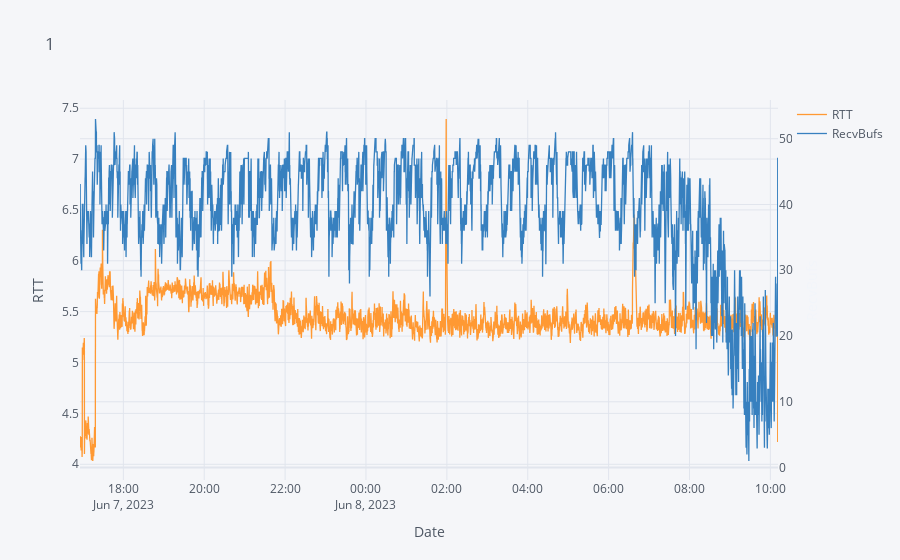

The notebook cell saved with this chart:
### Code cell
import import_ipynb
import all
all.merge('files/decoder-1080p1-2023-06-08-10h11m22s.csv','files/decoder-1080p2-2023-06-08-10h10m54s.csv')

### Figure 1 — Plotly figure (JSON) as saved in the notebook; plotly's stock layout.template omitted (floating-point values rounded to 4 significant figures; data arrays with more than 128 entries replaced by an {"elided": "..."} marker saying what was removed)
{"data": [{"line": {"color": "rgba(255, 153, 51, 1.0)", "dash": "solid", "shape": "linear", "width": 1.3}, "mode": "lines", "name": "RTT", "text": "", "x": {"elided": "12425 str values"}, "y": {"elided": "12425 float values"}, "type": "scatter"}, {"line": {"color": "rgba(55, 128, 191, 1.0)", "dash": "solid", "shape": "linear", "width": 1.3}, "mode": "lines", "name": "RecvBufs", "text": "", "x": {"elided": "12425 str values"}, "y": {"elided": "12425 int values"}, "type": "scatter", "xaxis": "x", "yaxis": "y2"}], "layout": {"legend": {"bgcolor": "#F5F6F9", "font": {"color": "#4D5663"}}, "paper_bgcolor": "#F5F6F9", "plot_bgcolor": "#F5F6F9", "title": {"text": "1", "font": {"color": "#4D5663"}}, "xaxis": {"gridcolor": "#E1E5ED", "showgrid": true, "tickfont": {"color": "#4D5663"}, "title": {"text": "Date", "font": {"color": "#4D5663"}}, "zerolinecolor": "#E1E5ED"}, "yaxis": {"gridcolor": "#E1E5ED", "showgrid": true, "tickfont": {"color": "#4D5663"}, "title": {"text": "RTT", "font": {"color": "#4D5663"}}, "zerolinecolor": "#E1E5ED"}, "yaxis2": {"anchor": "x", "gridcolor": "#E1E5ED", "overlaying": "y", "showgrid": true, "side": "right", "tickfont": {"color": "#4D5663"}, "title": {"text": "RecvBufs"}, "zerolinecolor": "#E1E5ED"}}}
